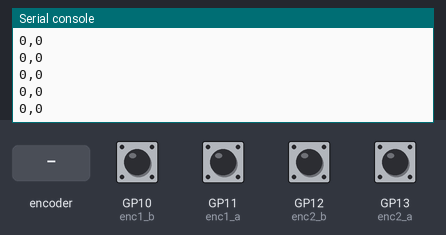
Recording of a program running on a simulated Raspberry Pi Pico running MicroPython. On the bench: the last lines printed to the serial console. The inputs (shaded band) are chosen by the test bench; at power-on: GP10 (enc1_b), GP11 (enc1_a), GP12 (enc2_b), GP13 (enc2_a) HIGH.

Above: at 1.2 s.
1.3 s: rotary encoder on GP11 (enc1_a) / GP10 (enc1_b) turned 1 step (first pin leading)
At 2.4 s:
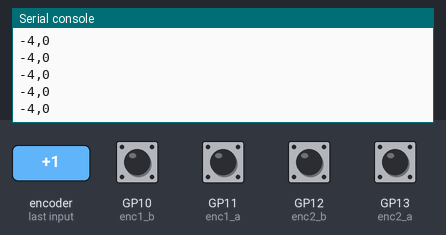
3.0 s: GP12 (enc2_b) pulled LOW for 0.15 s
4.6 s: GP13 (enc2_a) pulled LOW for 0.15 s
6.2 s: rotary encoder on GP11 (enc1_a) / GP10 (enc1_b) turned 1 step (first pin leading)
At 7.0 s:
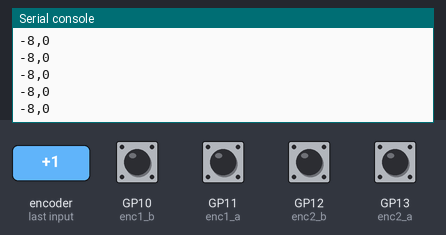
7.9 s: GP12 (enc2_b) pulled LOW for 1 s
At 8.4 s:
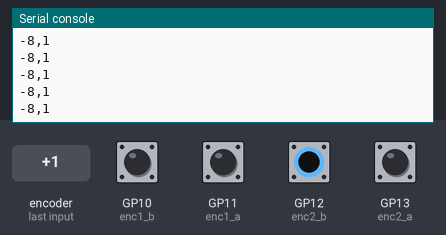
10.4 s: GP13 (enc2_a) pulled LOW for 1 s
At 11.1 s:
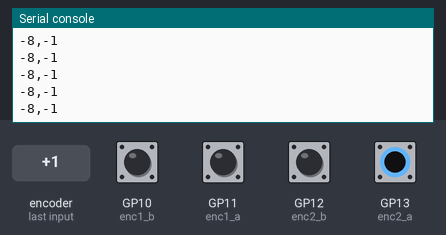
Timing chart, 0 to 13.4 s (numbered marks = the images above; inputs shaded):
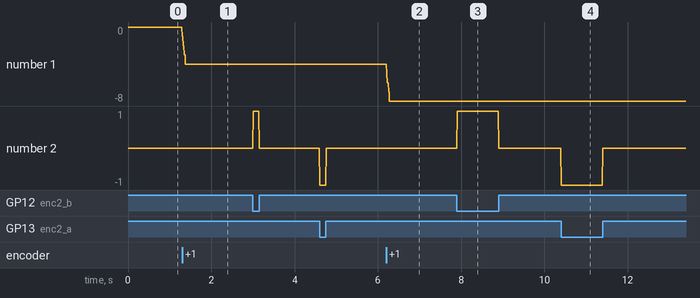

The program:

pico_encoder_Interrupt.py
```python
# === encoder_usb.py ===
from machine import Pin
import micropython, time
import sys

micropython.alloc_emergency_exception_buf(100)

# --- PINLER (senin verdiğin) ---
enc1_a = Pin(11, Pin.IN, Pin.PULL_UP)
enc1_b = Pin(10, Pin.IN, Pin.PULL_UP)
enc2_a = Pin(13,  Pin.IN, Pin.PULL_UP)
enc2_b = Pin(12,  Pin.IN, Pin.PULL_UP)
# (Haricî 4.7k–10k pull-up önerilir; open-collector için şart gibi)
encoder_vcc = Pin(14, Pin.OUT)
encoder_vcc.high()

pos1 = 0
pos2 = 0
prev1 = (enc1_a.value() << 1) | enc1_b.value()
prev2 = (enc2_a.value() << 1) | enc2_b.value()

# Komşu geçiş tablosu (quadrature)
trans = {
    0b00: {0b01:+1, 0b10:-1},
    0b01: {0b11:+1, 0b00:-1},
    0b11: {0b10:+1, 0b01:-1},
    0b10: {0b00:+1, 0b11:-1},
}

def enc1_isr(pin):
    global pos1, prev1
    curr = (enc1_a.value() << 1) | enc1_b.value()
    pos1 += trans.get(prev1, {}).get(curr, 0)
    prev1 = curr

def enc2_isr(pin):
    global pos2, prev2
    curr = (enc2_a.value() << 1) | enc2_b.value()
    pos2 += trans.get(prev2, {}).get(curr, 0)
    prev2 = curr

# 4×: A ve B, yükselen+düşen
enc1_a.irq(trigger=Pin.IRQ_RISING | Pin.IRQ_FALLING, handler=enc1_isr)
enc1_b.irq(trigger=Pin.IRQ_RISING | Pin.IRQ_FALLING, handler=enc1_isr)
enc2_a.irq(trigger=Pin.IRQ_RISING | Pin.IRQ_FALLING, handler=enc2_isr)
enc2_b.irq(trigger=Pin.IRQ_RISING | Pin.IRQ_FALLING, handler=enc2_isr)

# 100 Hz raporla (USB-CDC: print)
last = time.ticks_ms()

while True:
    now = time.ticks_ms()
    if time.ticks_diff(now, last) >= 10:
        # Sadece iki sayı ve arada virgül
        print(pos1, pos2, sep=',')
        last = now
    time.sleep_ms(1)
```

Measured:
- after the input at 1.3 s, the serial console: prints a new line at once (image 1)
- after the input at 6.2 s, the serial console: prints a new line at once (image 2)
- after the input at 7.9 s, the serial console: prints a new line at once (image 3)
- after the input at 10.4 s, the serial console: prints a new line at once (image 4)
- plotted number 1: 0 → -4 after the input at 1.3 s, -4 → -8 after the input at 6.2 s
